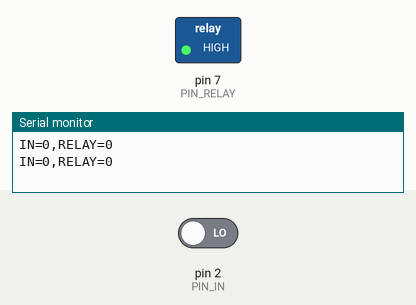
Simulated run of this sketch. Board: Arduino Uno, built with avr-gcc and run on an emulated ATmega328P. On the bench: switched loads named in the sketch (green lamp = pin HIGH), the last lines printed to the serial monitor. Inputs (shaded band) come from the test bench; at power-on: pin 2 (PIN_IN) LOW.

Above: at 1.2 s.
1.3 s: pin 2 (PIN_IN) driven HIGH
At 1.9 s:
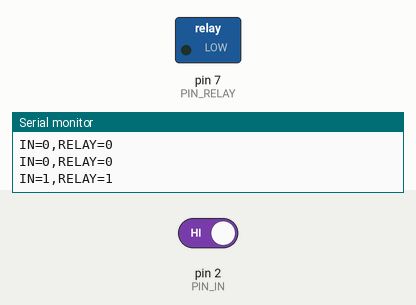
2.8 s: pin 2 (PIN_IN) driven LOW
At 4.7 s:
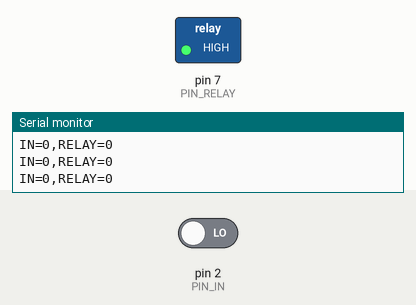
Timing chart, 0 to 6.2 s (numbered marks = the images above; inputs shaded):
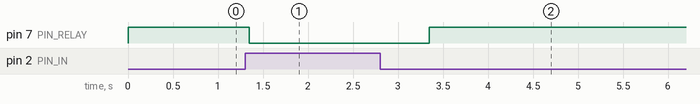

Measured:
- after the input at 1.3 s, pin 7 (PIN_RELAY): HIGH → LOW after 0.05 s
- after the input at 2.8 s, pin 7 (PIN_RELAY): LOW → HIGH after 0.55 s

The sketch:

relay_receiver.ino
```cpp
// 릴레이 수신용 Uno: 감지 Uno의 신호를 받아 릴레이를 작동
// 배선: 감지Uno D8 -> 이 보드 D2 / GND끼리 연결 / D7 -> 릴레이 모듈 IN / 5V, GND -> 릴레이 VCC, GND
#define PIN_IN     2      // 감지 Uno 신호 입력
#define PIN_RELAY  7      // 릴레이 모듈 IN

const bool IN_ALARM_HIGH   = true;   // 감지 Uno 출력 극성: HIGH=경보면 true, LOW=경보면 false
const bool RELAY_ACTIVE_LOW = true;  // 릴레이 모듈이 LOW에서 동작하면 true (대부분)
const unsigned long DEBOUNCE_MS = 50;      // 신호 떨림 방지
const unsigned long MIN_ON_MS   = 2000;    // 릴레이 최소 유지시간
const bool LATCH = false;                  // true: 한 번 작동하면 유지 (리셋버튼 D4)
#define PIN_RST 4

bool relayOn = false, lastRaw = false, stable = false;
unsigned long tChange = 0, tOn = 0;

void setRelay(bool on){
  relayOn = on;
  if (on) tOn = millis();
  digitalWrite(PIN_RELAY, (on != RELAY_ACTIVE_LOW) ? HIGH : LOW);
}

void setup(){
  Serial.begin(9600);
  pinMode(PIN_IN, INPUT);        // 외부 10k 풀다운 권장 (선 빠짐 대비)
  pinMode(PIN_RST, INPUT_PULLUP);
  pinMode(PIN_RELAY, OUTPUT);
  setRelay(false);
}

void loop(){
  bool raw = (digitalRead(PIN_IN) == HIGH) == IN_ALARM_HIGH;   // true = 경보 신호
  unsigned long now = millis();

  if (raw != lastRaw){ lastRaw = raw; tChange = now; }
  if (now - tChange >= DEBOUNCE_MS) stable = raw;

  if (stable && !relayOn) setRelay(true);
  if (!stable && relayOn && !LATCH && now - tOn >= MIN_ON_MS) setRelay(false);
  if (LATCH && digitalRead(PIN_RST) == LOW && !stable) setRelay(false);

  static unsigned long tp = 0;
  if (now - tp >= 500){ tp = now; Serial.print("IN="); Serial.print(stable); Serial.print(",RELAY="); Serial.println(relayOn); }
}
```
